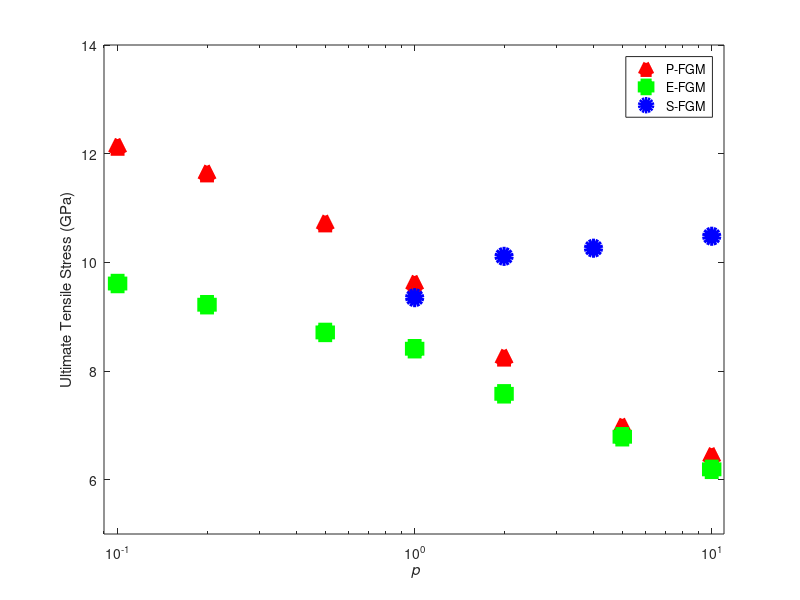

MATLAB code to generate this figure: (Note: this script raises an error after producing the figure.)
saveornot=0;
allU{1}=[12.14 11.65 10.73 9.62 8.26 6.99 6.45];
allU{2}=[9.6100    9.2200    8.7100    8.4100    7.5800    6.7900    6.1900];
allU{3}=[9.35 10.11 10.26 10.48];
p=[0.1 0.2 0.5 1 2 5 10];
name='C:\Users\mshta\Dropbox\MMMRN 15 BATCH FGM\Figures\UTS_SFGM';
figure(); 
semilogx(p,allU{1},'^r','markerface','r','linewidth',4,'markersize',10); hold on;
semilogx(p,allU{2},'sg','linewidth',4,'markerface','g','markersize',10); hold on;

p=[1 2 4 10]; semilogx(p,allU{3},'ob','linewidth',4,'markerface','b','markersize',10); hold on;
xlabel('{\it p}');
xlim([0.09 11]); xticks([0.1 1 10]);
ylabel('Elastic Modulus (GPa)');
ylabel('Ultimate Tensile Stress (GPa)');
ylim([5 14]);
legend({'P-FGM' 'E-FGM' 'S-FGM'});
myplot(name,1,saveornot);